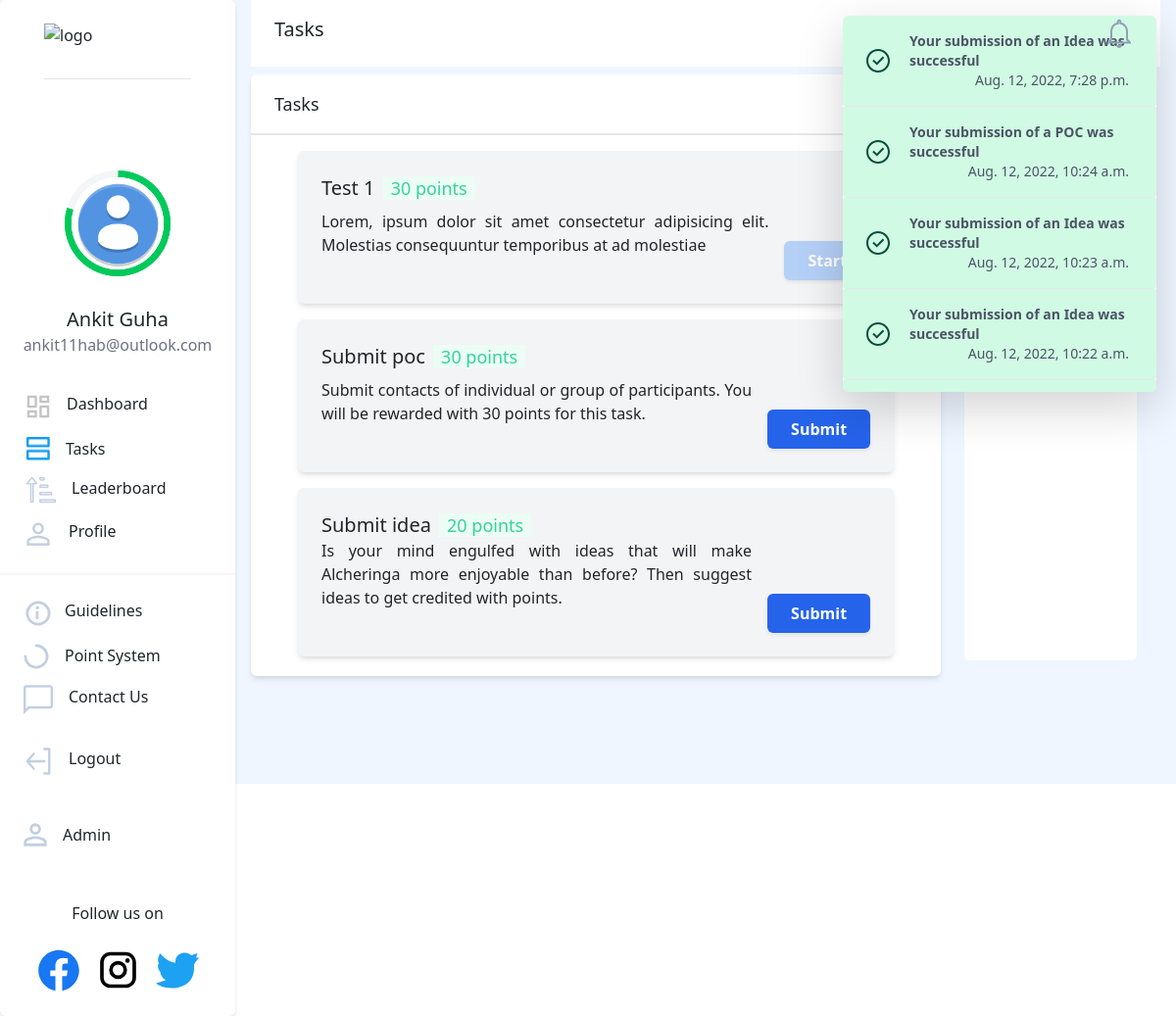
/submissions/tasks/ (signed in), run on the app's committed database.
### users/models.py (models this page shows, shortened)
class NewUser(AbstractBaseUser, PermissionsMixin):
    id = models.SlugField(primary_key=True, default=uuid.uuid4)
    alcherid = models.CharField(
        max_length=9, blank=True, unique=True, default=create_new_ref_number)
    img = models.ImageField(
        upload_to="image-uploads/", default='image-uploads/user.png')
    email = models.EmailField(_('email address'), unique=True)
    username = models.CharField(max_length=150, unique=False, default="user")
    firstname = models.CharField(max_length=150, blank=True)
    phone = PhoneNumberField(unique=False, blank=True)
    graduation_year = models.CharField(max_length=200, unique=False)
    college_state = models.CharField(max_length=200, unique=False)
    college_city = models.CharField(max_length=200, unique=False)
    college_name = models.CharField(max_length=200, unique=False)
    position_of_responsibility = models.CharField(
        max_length=200, unique=False, blank=True)
    interested_modules = models.CharField(
        max_length=200, unique=False, blank=True)
    instahandle = models.CharField(
        max_length=200, blank=True, null=True, unique=True, )
    referred_by = models.CharField(
        max_length=9, blank=True)
    referrals = models.IntegerField(default=0)
    date_joined = models.DateTimeField(default=timezone.now)
    provider = models.CharField(max_length=200, unique=False, default="email")
    about = models.TextField(_('about'), max_length=500, blank=True)
    is_staff = models.BooleanField(default=False)
    is_active = models.BooleanField(default=False)
    objects = CustomAccountManager()
    points = models.IntegerField(default=50)
    tasks = models.IntegerField(default=0)
    USERNAME_FIELD = 'email'
    REQUIRED_FIELDS = ['firstname']

### dashboard/models.py (models this page shows, shortened)
class Notifications(models.Model):
    TYPECHOICES = [
        ('Success', 'Success'),
        ('Warning', 'Warning'),
        ('Info', 'Info'),
    ]
    id = models.SlugField(primary_key=True, default=uuid.uuid4)
    message = models.CharField(max_length=200)
    user = models.ForeignKey(
        'users.NewUser', default=None, null=True,blank=True, on_delete=models.CASCADE)
    created_on = models.DateTimeField(default=timezone.now)
    type = models.CharField(max_length=200,choices=TYPECHOICES)
    isread=models.BooleanField(default=False)

### submissions/models.py (models this page shows, shortened)
class Quiz(models.Model):
    name = models.CharField(max_length=100, blank=True)

### submissions/views.py (the view, shortened to what this page needs)
# urls.py: path('tasks/', views.tasks, name='tasks'),
@login_required(login_url='dashboard_page')
def tasks(request):
    post_list = ShareablePost.objects.all().order_by('-created_on'
    ).exclude(last_date__lt=datetime.now().date()
    ).annotate(is_shared=Exists(Media.objects.filter(
        shared_post__id=OuterRef('id'),
        user=request.user,
        ))
    ).exclude(is_shared=True)
    promotions = Promotions.objects.all().order_by('-created_on')
    quizzes = Quiz.objects.all()
    submitted=Submission.objects.filter(user=request.user)
    isread=True
    notification_list = Notifications.objects.filter(Q(user=request.user) | Q(user=None)).order_by('-created_on')
    if list(UserGroup.objects.filter(leader=request.user)):
        grp_points = request.user.points + UserGroup.objects.filter(leader=request.user).first().executive.points
        grp_tasks = request.user.tasks + UserGroup.objects.filter(leader=request.user).first().executive.tasks
        grp_referrals = request.user.referrals + UserGroup.objects.filter(leader=request.user).first().executive.referrals
    else:
            grp_points = request.user.points
            grp_tasks = request.user.tasks
            grp_referrals = request.user.referrals
    for notif in notification_list:
        if not notif.isread:
            isread=False
            break
    comp = []
    sum = 0
    profile = Profile.objects.filter(user = request.user).first()
    if request.user.instahandle:
        sum+=1
    if request.user.position_of_responsibility:
        sum+=1
    if request.user.interested_modules:
        sum+=1
    if profile.fb_handle:
        sum+=1
    if sum==0:
        comp = [60, 40]
    elif sum==1:
        comp = [70, 30]
    elif sum==2:
        comp = [80, 20]
    elif sum==3:
        comp = [90, 10]
    else:
        comp = [100,0]
    context = {
        'post_list': post_list,
        'promotions': promotions,
        'heading':'Tasks',
        'notification_list': notification_list,
        'grp_points':grp_points,
        'grp_tasks':grp_tasks,
        'grp_referrals':grp_referrals,
        'quizzes': quizzes,
        'isread':isread,
        'submitted':submitted,
        'comp': comp
    }
    notification_list = Notifications.objects.filter(
        Q(user=request.user) | Q(user=None)).order_by('-created_on')
    isread = True
    notification_list = Notifications.objects.filter(
        Q(user=request.user) | Q(user=None)).order_by('-created_on')
    for notif in notification_list:
        if not notif.isread:
            isread = False
            break
    return render(request, 'submissions/tasks.html', context)

### templates/submissions/tasks.html (shortened to what this page needs)
{% extends '../basic.html'%}
{% block body %}
<body>
    <div class="bg-blue-50 flex">
        {% include "../navbar.html" %}
        <div class="flex">
            <div class="flex-grow">
                {% include "dashboard/components/tasks.html" %}
            </div>
            <div class="bg-white w-80 border-gray-400 rounded m-4 hidden lg:block">
                {% include "dashboard/components/recent_posts_for_pc.html" %}
            </div>
        </div>
</body>
{%endblock%}

### templates/navbar.html (shortened to what this page needs)
{% load static %}
<nav class="hidden sm:block bg-white h-screen border-gray-400 rounded ">
  <div class="flex flex-col justify-center bg-white border-gray-400 rounded shadow-md">
    <a href="/"><img src="https://i.ibb.co/28C2v0b/image.png" class="mt-6 mx-auto pb-3 border-b" width="150px"
        height="40px" alt="logo" border="0" /></a>
    <div class="flex flex-col justify-center" style="margin:1.5vh 0;align-items: center;">
      <div id="profile-value" class="absolute">
        <img src="{{request.user.img.url}}" width="93px" alt="profile pic" border="0" class="mx-auto rounded-full">
      </div>
      <div class="pt-4 font-medium text-xl text-center" style="margin-top:-60px;">{{request.user.firstname}}</div>
      <div class="text-gray-500 text-base font-normal text-center">{{request.user.email}}</div>
    </div>
    <div class="elements flex flex-col justify-center" style="margin:1vh 0;padding:1vh 0">
      <div>
        <a href="{% url 'dashboard_page' %}"
          class="rounded-full flex flex-nowrap pl-6 w-60 hover:border-0 hover:bg-gray-100 hover:no-underline"
          style="padding-top:1vh;padding-bottom:1vh">
          {% if heading == 'Dashboard' %}
          <img src="{% static 'icons/dashboard-active.png' %}" />
          {% else %}
          <img src="{% static 'icons/dashboard.png' %}" />
          {% endif %}
          <p class="pl-4 hover:no-underline" style="transform: translate(-2px,0)">Dashboard</p>
        </a>
      </div>
      <div>
        <a href="{% url 'tasks' %}"
          class="rounded-full flex flex-nowrap pl-6 w-60 hover:border-0 hover:bg-gray-100 hover:no-underline"
          style="padding-top:1vh;padding-bottom:1vh; transform: translate(3px,0)">
          {% if heading == 'Tasks' %}
          <img src="{% static 'icons/tasks-active.png' %}" />
          {% else %}
          <img src="{% static 'icons/tasks.png' %}" />
          {% endif %}
          <p class="pl-4 hover:no-underline">Tasks</p>
        </a>
      </div>
      <div>
        <a href="{% url 'leaderboard' %}"
          class="rounded-full flex flex-nowrap pl-6 w-60 hover:border-0 hover:bg-gray-100 hover:no-underline"
          style="padding-top:1vh;padding-bottom:1vh; transform: translate(3px,0)">
          {% if heading == 'Leaderboard' %}
          <img src="{% static 'icons/leaderboard-active.png' %}" />
          {% else %}
          <img src="{% static 'icons/leaderboard.png' %}" />
          {% endif %}
          <p class="pl-4 hover:no-underline">Leaderboard</p>
        </a>
      </div>
      <div>
        <a href="{% url 'profile' %}"
          class="rounded-full flex flex-nowrap w-60 pl-6 hover:border-0 hover:bg-gray-100 mb-3 hover:no-underline"
          style="cursor:pointer;padding-top:1vh;padding-bottom:1vh">
          {% if heading == 'Profile' %}
          <img src="{% static 'icons/profile-active.png' %}" />
          {% else %}
          <img src="{% static 'icons/profile.png' %}" />
          {% endif %}
          <p class="pl-4 no-underline">Profile</p>
        </a>
      </div>
      <hr class="border bg-gray-200" />
      <a href="{% url 'guidelines' %}"
        class="rounded-full flex flex-nowrap w-60 pl-6 hover:border-0 hover:bg-gray-100 hover:no-underline mt-3"
        style="cursor:pointer;padding-top:1vh;padding-bottom:1vh">
        <p class="pl-3 no-underline">Guidelines</p>
      </a>
      <a href="{% url 'scoring' %}"
        class="rounded-full flex flex-nowrap w-60 pl-6 hover:border-0 hover:bg-gray-100 hover:no-underline"
        style="cursor:pointer;padding-top:1vh;padding-bottom:1vh">
        <p class="pl-4 no-underline">Point System</p>
      </a>
      <a href="{% url 'contactus' %}"
        class="rounded-full flex flex-nowrap w-60 pl-6 hover:border-0 hover:bg-gray-100 hover:no-underline"
        style="cursor:pointer;padding-top:1vh;padding-bottom:1vh">
        {% if heading == 'Contact us' %}
        <img src="{% static 'icons/contactus-active.png' %}" />
        {% else %}
        <img src="{% static 'icons/contactus.png' %}" />
        {% endif %}
        <p class="pl-4 no-underline">Contact Us</p>
      </a>
      <a href="{% url 'logout' %}"
        class="side rounded-full flex flex-nowrap py-4 pl-6 w-60 hover:border-0 hover:bg-gray-100 hover:no-underline"
        style="cursor:pointer;padding-top:1vh;padding-bottom:1vh">
        <p class="pl-4 no-underline">Logout</p>
      </a>
      {% if request.user.is_staff %}
      <a href="/admin"
        class="rounded-full flex flex-nowrap py-4 w-60 pl-6 hover:border-0 hover:bg-gray-100 mb-3 hover:no-underline"
        style="cursor:pointer;padding-top:1vh;padding-bottom:1vh">
        <p class="pl-4 no-underline">Admin</p>
      </a>
      {%endif%}
    </div>
    <div>
      <div style="text-align:center">
        <p class="px-8" style="font-weight:500;">Follow us on</p>
        <div class=" flex justify-center space-x-4 m-4">
          <a style="cursor:pointer;" href="https://www.facebook.com/alcheringaiitg" target="_blank"></a>
          <a style="cursor:pointer;" href="https://www.instagram.com/alcheringaiitg/" target="_blank"></a>
          <a style="cursor:pointer;" href="https://twitter.com/alcheringaiitg" target="_blank"></a>
        </div>
      </div>
    </div>
  </div>
</nav>
<div class="mx-3 flex-grow" x-data="{ dropdownOpen: false }">
  <nav class=" px-6 py-3 flex justify-between bg-white sm:bg-none -mx-4 mx-0">
    <a class=" font-medium text-xl ">{{ heading }}</a>
    {%include 'navbarnotifications.html'%}
  </nav>

### templates/navbarnotifications.html (shortened to what this page needs)
{% load static %}
<button @click="dropdownOpen = !dropdownOpen" id="notif_unread" style="z-index:100;">
    {% if isread %}
    <img src="{% static 'icons/notifications-read.png' %}" id="notif_unread_img"/>
    {% else %}
    <img src="{% static 'icons/notifications-unread.png' %}" id="notif_unread_img"/>
    {% endif %}
</button>
<div x-show="dropdownOpen" @click="dropdownOpen = false" class="fixed inset-0 h-full w-full z-10"></div>
<div x-show="dropdownOpen" class="absolute right-0 bg-white rounded-md shadow-lg overflow-y-scroll max-h-96 z-20 lg:mx-5"
    style="width:20rem;" id="dropdown" style="display:none;">
    {% for notification in notification_list %}
    {% if notification.type == 'Info' %}
    <div>
        <a class="flex items-center px-4 py-3 border-b hover:bg-blue-300 bg-blue-100 rounded-b text-blue-900">
            <div class="py-1"><svg class="fill-current h-6 w-6 text-teal-500 mr-4" xmlns="http://www.w3.org/2000/svg"
                    viewBox="0 0 20 20">
                    <path
                        d="M2.93 17.07A10 10 0 1 1 17.07 2.93 10 10 0 0 1 2.93 17.07zm12.73-1.41A8 8 0 1 0 4.34 4.34a8 8 0 0 0 11.32 11.32zM9 11V9h2v6H9v-4zm0-6h2v2H9V5z" />
                </svg>
            </div>
            <p class="text-gray-600 text-sm mx-1 flex-grow">
                <span class="font-bold" href="#">{{notification.message}}</span>
                <br /><span class="font-thin float-right" href="#">{{notification.created_on}}</span>
            </p>
        </a>
    </div>
    {% elif notification.type == 'Success' %}
    <div>
        <a class="flex items-center px-4 py-3 border-b hover:bg-green-300 bg-green-100 rounded-b text-green-900">
            <div class="py-1">
            </div>
            <div class="text-gray-600 text-sm mx-1 flex-grow">
                <span class="font-bold" href="#">{{notification.message}}</span>
                <br /><span class="font-thin float-right" href="#">{{notification.created_on}}</span>
            </div>
        </a>
    </div>
    {% endif %}
    {% endfor %}
</div>

### templates/dashboard/components/tasks.html (shortened to what this page needs)
<div class="bg-white rounded-md shadow-md my-2 pb-1">
    <div class="py-3 pl-6 font-medium text-lg border-b-2">Tasks</div>
    {% for quiz in quizzes %}
    <div class=" bg-gray-100 p-4 mx-5 my-3 rounded-md shadow-md flex justify-between">
        <div>
            <div class=" mb-2">
                <span class="font-medium text-xl">{{ quiz.name }}</span>
                <span class=" bg-green-50 text-green-400 font-medium text-lg mx-1 px-2 mb-2">30
                    points</span>
            </div>
            <p class=" text-justify mr-4">
                Lorem, ipsum dolor sit amet consectetur adipisicing elit. Molestias consequuntur temporibus at ad
                molestiae
            </p>
            <br>
        </div>
        <div class=" text-right whitespace-nowrap grid content-between">
                    {% if submitted %}
                <a href="{% url 'quiz' quiz.id %}">
                <button
                    class=" bg-blue-600 hover:bg-blue-700 text-white inline-block py-2 px-4 rounded shadow-sm font-semibold text-base" disabled style="background-color:rgb(181, 208, 246) ;">
                    Start
                </button></a>
{% else %}
<a href="{% url 'quiz' quiz.id %}">
<button
class=" bg-blue-600 hover:bg-blue-700 text-white inline-block py-2 px-4 rounded shadow-sm font-semibold text-base">
Start
</button></a>
            {% endif %}
        </div>
    </div>
    {% endfor %}
    <div class=" bg-gray-100 p-4 mx-5 my-3 rounded-md shadow-md flex justify-between">
        <div>
            <div class=" mb-2">
                <span class="font-medium text-xl">Submit poc</span>
                <span class=" bg-green-50 text-green-400 font-medium text-lg mx-1 px-2 mb-2">30
                    points</span>
            </div>
            <p class=" text-justify mr-4">
                Submit contacts of individual or group of participants. You will be rewarded with 30 points for this task.
            </p>
            <br>
        </div>
        <div class=" text-right whitespace-nowrap grid content-between">
            <a href="{% url 'poc-create' %}"><button
                    class=" bg-blue-600 hover:bg-blue-700 text-white inline-block py-2 px-4 rounded shadow-sm font-semibold text-base">
                    Submit
                </button></a>
        </div>
    </div>
    <div class=" bg-gray-100 p-4 mx-5 my-3 rounded-md shadow-md flex justify-between">
        <div>
            <span class="font-medium text-xl mb-2">Submit idea</span>
            <span class=" bg-green-50 text-green-400 font-medium text-lg mx-1 px-2 mb-2">20
                points</span>
            <p class=" text-justify mr-4">
                Is your mind engulfed with ideas that will make Alcheringa more enjoyable than before? Then suggest ideas to get credited with points.
            </p>
            <br>
        </div>
        <div class=" text-right whitespace-nowrap grid content-between">
            <a href="{% url 'idea-create' %}"><button
                    class=" bg-blue-600 hover:bg-blue-700 text-white inline-block py-2 px-4 rounded shadow-sm font-semibold text-base">
                    Submit
                </button></a>
        </div>
    </div>
</div>

### data on the page
NewUser: user.img (placeholder picture), user.firstname "Ankit Guha", user.email "ankit11hab@outlook.com"
Notifications: message "Your submission of an Idea was successful", created_on "Aug. 12, 2022, 7:28 p.m."
Notifications: message "Your submission of a POC was successful", created_on "Aug. 12, 2022, 10:24 a.m."
Notifications: message "Your submission of an Idea was successful", created_on "Aug. 12, 2022, 10:23 a.m."
Notifications: message "Your submission of an Idea was successful", created_on "Aug. 12, 2022, 10:22 a.m."
Quiz: name "Test 1"

### other printed values
{{ heading }} "Tasks"
